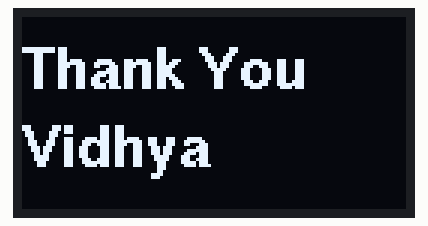
This program was run on a simulated ESP32. Shown: 128×64 one-colour display. WiFi joins after 1.5 s; servers stay silent unless stated; a WiFi scan finds three made-up networks; the local clock reads 2024-03-15 10:24:30 at power-on unless the program sets it; what the program prints to the serial monitor is not drawn.

Above: at 4.7 s.
At 64.2 s:
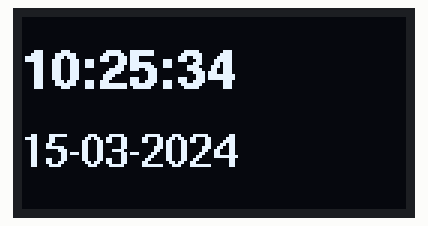
At 71.4 s:
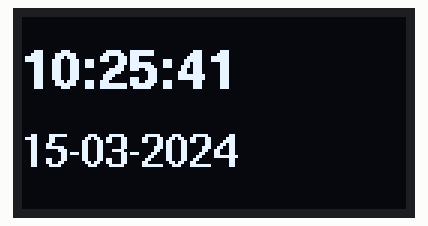
At 78.6 s:
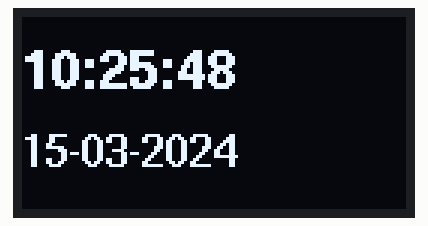
At 93.0 s:
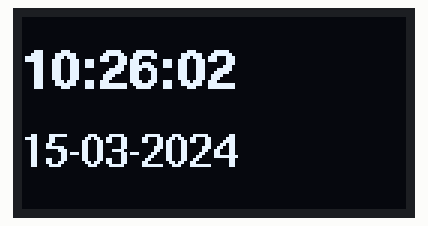
At 122.7 s:
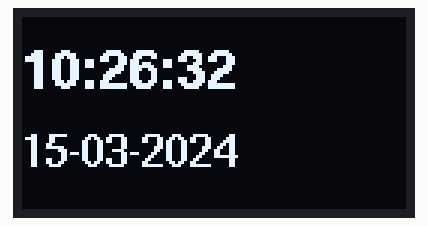

Measured:
- what the display in image 0 shows lasts 59.5 s, from 4.7 s to 64.2 s
- what the display in image 1 shows lasts 1.0 s, from 64.2 s to 65.2 s

The program:

main.cpp
```cpp
#include <Arduino.h>
#include <Wire.h>
#include <U8g2lib.h>
#include <RTClib.h>
#include <WiFi.h>
#include <WebServer.h>
#include "apiService.h"
#include "wifiService.h"

// ── Set your time here ──────────────────────────
#define SET_TIME   false
#define T_YEAR     2026
#define T_MONTH    5
#define T_DAY      2
#define T_HOUR     11
#define T_MINUTE   36
#define T_SECOND   0
// ────────────────────────────────────────────────

// ── WiFi credentials ────────────────────────────
const char* ssid     = "VishnuKiran";
const char* password = "8523007299";
// ────────────────────────────────────────────────

#define SWITCH_INTERVAL  60000

const char* firstName = "Thank You";
const char* lastName  = "Vidhya";

U8G2_SH1106_128X64_NONAME_F_HW_I2C u8g2(U8G2_R0, U8X8_PIN_NONE);
RTC_DS3231 rtc;
WebServer server(80);

bool showName = true;
unsigned long lastSwitch = 0;
unsigned long lastDisplay = 0;

void displayName() {
  u8g2.clearBuffer();
  u8g2.setFont(u8g2_font_helvB14_tf);
  u8g2.drawStr(0, 24, firstName);
  u8g2.drawStr(0, 50, lastName);
  u8g2.sendBuffer();
}

void displayTime() {
  DateTime now = rtc.now();

  char buf[20];
  sprintf(buf, "%02d:%02d:%02d", now.hour(), now.minute(), now.second());
  char dateBuf[20];
  sprintf(dateBuf, "%02d-%02d-%04d", now.day(), now.month(), now.year());

  u8g2.clearBuffer();
  u8g2.setFont(u8g2_font_helvB14_tf);
  u8g2.drawStr(0, 24, buf);
  u8g2.setFont(u8g2_font_helvB10_tf);
  u8g2.drawStr(0, 50, dateBuf);
  u8g2.sendBuffer();
}

void setup() {
  Serial.begin(115200);

  Wire.begin(21, 22);
  Wire.setClock(100000);

  u8g2.setBusClock(100000);
  u8g2.begin();

  if (!rtc.begin()) {
    Serial.println("RTC not found!");
    while (true);
  }

  if (SET_TIME) {
    rtc.adjust(DateTime(T_YEAR, T_MONTH, T_DAY, T_HOUR, T_MINUTE, T_SECOND));
    Serial.println("Time set!");
  }

  Serial.println("RTC initialized");

  setupWifi(ssid, password);

  initApiService(server, rtc);
  server.begin();
  Serial.println("Server started");

  lastSwitch = millis();
  lastDisplay = millis();
}

void loop() {
  server.handleClient();

  if (millis() - lastSwitch >= SWITCH_INTERVAL) {
    showName = !showName;
    lastSwitch = millis();
  }

  if (millis() - lastDisplay >= 1000) {
    if (showName) {
      displayName();
    } else {
      displayTime();
    }
    lastDisplay = millis();
  }
}
```

apiService.h
```cpp
#pragma once
#include <WebServer.h>
#include <RTClib.h>

void initApiService(WebServer &server, RTC_DS3231 &rtc);
```

wifiService.h
```cpp
#pragma once

void setupWifi(const char* ssid, const char* password);
```

apiService.cpp
```cpp
#include "apiService.h"
#include <Arduino.h>

static WebServer*   _server;
static RTC_DS3231*  _rtc;

static void handleHello() {
  _server->send(200, "text/plain", "Hello World from ESP32!");
}

static void handleGetTime() {
  DateTime now = _rtc->now();

  char response[40];
  sprintf(response, "%02d:%02d:%02d  %02d-%02d-%04d",
    now.hour(), now.minute(), now.second(),
    now.day(), now.month(), now.year()
  );

  _server->send(200, "text/plain", response);
}

void initApiService(WebServer &server, RTC_DS3231 &rtc) {
  _server = &server;
  _rtc    = &rtc;
  server.on("/hello",   handleHello);
  server.on("/gettime", handleGetTime);
}
```

wifiService.cpp
```cpp
#include "wifiService.h"
#include <WiFi.h>
#include <Arduino.h>

void setupWifi(const char* ssid, const char* password) {
  WiFi.mode(WIFI_STA);
  WiFi.disconnect();
  delay(100);

  Serial.print("Scanning networks... ");
  int n = WiFi.scanNetworks();
  Serial.print(n);
  Serial.println(" networks found:");
  for (int i = 0; i < n; i++) {
    Serial.print("  ");
    Serial.print(WiFi.SSID(i));
    Serial.print(" (");
    Serial.print(WiFi.RSSI(i));
    Serial.println(" dBm)");
  }

  Serial.print("Connecting to: ");
  Serial.println(ssid);

  WiFi.begin(ssid, password);

  int attempts = 0;
  while (WiFi.status() != WL_CONNECTED && attempts < 20) {
    delay(500);
    Serial.print(".");
    attempts++;
  }
  Serial.println();

  if (WiFi.status() == WL_CONNECTED) {
    Serial.print("IP Address: ");
    Serial.println(WiFi.localIP());
  } else {
    Serial.print("Failed to connect. Status: ");
    Serial.println(WiFi.status());
  }
}
```
